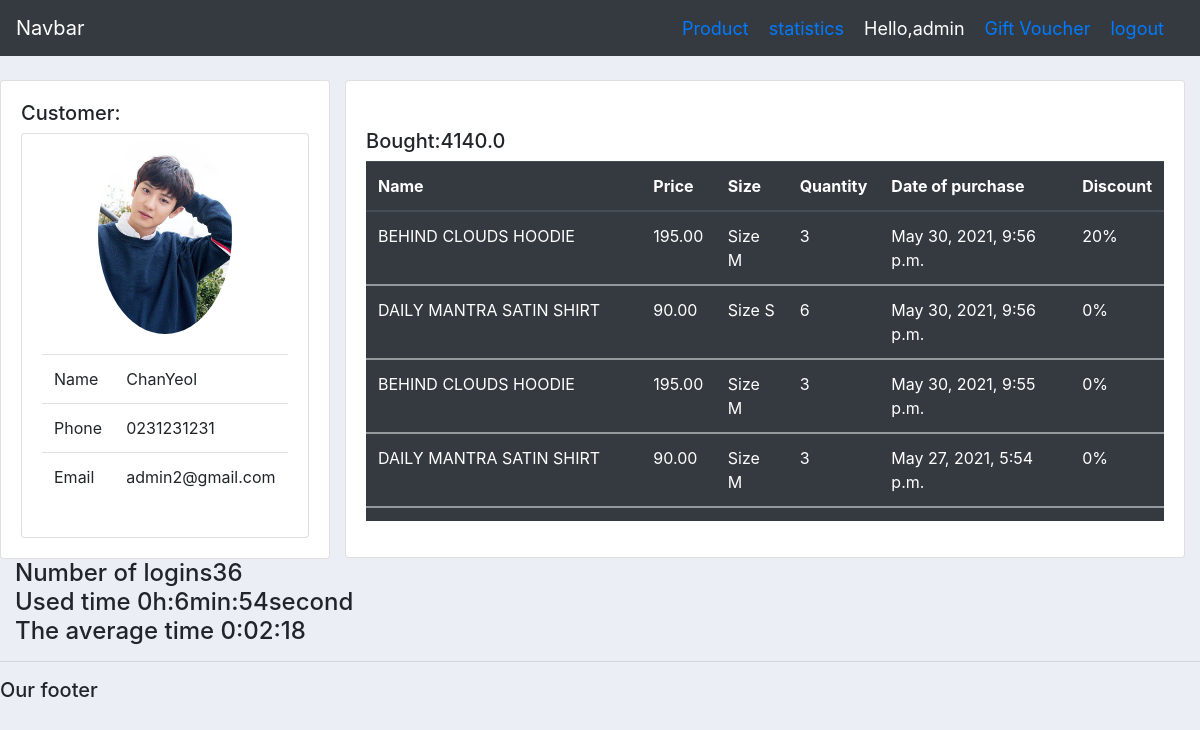
The page /customer/33/ (signed in) on the database its author committed.
### ecom/models.py (models this page shows, shortened)
class Customer(models.Model):
    user = models.OneToOneField(User, null =True,blank=True, on_delete=models.CASCADE)
    name = models.CharField(max_length=200,null=True)
    phone = models.CharField(max_length=200,null=True)
    email = models.CharField(max_length=200,null=True)
    profile_pic = models.ImageField(default="null" ,null=True, blank=True)
    date_created = models.DateTimeField(auto_now_add=True,null=True)

class DataOrder(models.Model):
    customer = models.ForeignKey(Customer, on_delete=models.SET_NULL, null=True, blank=True)
    data_ordered = models.DateTimeField(auto_now_add=True)
    def get_total_item(self):
        order = self.data_set.all()
        total = sum ([item.get_total for item in order])
        return total

class Data(models.Model):
    product = models.ForeignKey(Product, on_delete=models.SET_NULL, null=True)
    dataOrder = models.ForeignKey(DataOrder, on_delete=models.SET_NULL, null=True)
    date_complete = models.DateTimeField(auto_now_add=True)
    complete = models.BooleanField(default=False)
    quantity = models.IntegerField(default=0, null=True, blank=True)
    size = models.CharField(max_length=100, null=True)
    color = models.CharField(max_length=100, null=True)
    discount = models.DecimalField(default=0.0,decimal_places=2,max_digits=3)
    @property
    def get_total(self):
        total = self.quantity* self.product.price
        return float(total)

class Product(models.Model):
    TYPE = (
        ('Men', 'Men'),
        ('Women', 'Women'),
        ('Bag', 'Bag'),
        ('Shoes', 'Shoes'),
        ('Watches', 'Watches'),
    )
    TAGS = (
        ('HOODIE','HOODIE'),
        ('SHIRT','SHIRT'),
        ('Fashion', 'Fashion'),
        ('Lifestyle', 'Lifestyle'),
        ('Denim', 'Denim'),
        ('Streetstyle', 'Streetstyle'),
        ('Crafts', 'Crafts'),
    )
    SIZE = (
        ('S', 'S'),
        ('M', 'M'),
        ('L', 'L'),
        ('XL', 'XL'),
        ('XXL', 'XXL'),
    )
    name     = models.CharField(max_length=200,null=True)
    priceFilter    = models.IntegerField(   null=True)
    price    = models.DecimalField(max_digits=8,null=True,decimal_places=2)
    favorite = models.CharField(max_length=200, default=0,null=True,blank=True)
    type     = models.CharField(max_length=200,null=True,choices=TYPE)
    description =models.CharField(max_length=200,null=True,blank=True)
    date_created =models.DateTimeField(auto_now_add=True,null=True)
    tag      = models.CharField(max_length=200,null=True,choices=TAGS)
    images1  = models.ImageField(default="null",null=True, blank=True)
    images2  = models.ImageField(default="null",null=True, blank=True)
    images3  = models.ImageField(default="null",null=True, blank=True)
    widthS   = models.FloatField(null=True)
    heightS   = models.FloatField(null=True)
    sleeveS   = models.FloatField(null=True)
    shoulderS = models.FloatField(null=True)
    widthM    = models.FloatField(null=True)
    heightM   = models.FloatField(null=True)
    sleeveM   = models.FloatField(null=True)
    shoulderM = models.FloatField(null=True)
    widthL    = models.FloatField(null=True)
    heightL   = models.FloatField(null=True)
    sleeveL   = models.FloatField(null=True)
    shoulderL = models.FloatField(null=True)
    widthXL    = models.FloatField(null=True)
    heightXL   = models.FloatField(null=True)
    sleeveXL   = models.FloatField(null=True)
    shoulderXL = models.FloatField(null=True)
    widthXXL    = models.FloatField(null=True)
    heightXXL   = models.FloatField(null=True)
    sleeveXXL   = models.FloatField(null=True)
    shoulderXXL = models.FloatField(null=True)
    amout = models.IntegerField(default= 100,null=True, blank=True)
    cost = models.DecimalField(default=30.0,max_digits=8,null=True,decimal_places=2)

### dashboard/decorators.py (the view)
    def wrapper_function(request, *args, **kwargs):
        group = None
        if request.user.groups.exists():
            group = request.user.groups.all()[0].name
            print('group', group)
        if group == 'customer':
            return redirect('user-page')
        elif group == 'admin':
            return view_func(request, *args, **kwargs)

### dashboard/views.py (called while the page is built)
def convert(seconds):
    seconds = seconds % (24 * 3600)
    hour = seconds // 3600
    seconds %= 3600
    minutes = seconds // 60
    seconds %= 60
    return "%d:%02d:%02d" % (hour, minutes, seconds)

### ecom/templates/admin/customer.html (shortened to what this page needs)
{%  extends 'admin/mainadmin.html' %}
{% block content %}
{% load static %}
	<br>
<div class="row">
	<div class="col-md4">
		<div class="card card-body">
			<h5>Customer:</h5>
			<div class="card" style="width: 18rem;">
                <img class="profile-pic"  src="{{customer.profile_pic.url}}" alt="Card image cap">
                <div class="card-body">
                    <table class="card-table table">
                        <tbody>
                          <tr>
                            <td>Name</td>
                            <td>{{customer.name}}</td>
                          </tr>
                          <tr>
                            <td>Phone</td>
                            <td>{{customer.phone}}</td>
                          </tr>
                          <tr>
                            <td>Email</td>
                            <td>{{customer.email}}</td>
                          </tr>
                        </tbody>
                      </table>
                </div>
            </div>
		</div>
	</div>
	<div class="col-md">
		<div class="card card-body">
            <h1 style="text-align: center;padding: 10px"><h5>Bought:{{total}}</h5></h1>
            <table class="table table-dark my-tbody">
                <thead>
                  <tr>
                    <th scope="col">Name</th>
                    <th scope="col">Price</th>
                    <th scope="col">Size</th>
                    <th scope="col">Quantity</th>
                    <th scope="col">Date of purchase</th>
                    <th scope="col">Discount</th>
                  </tr>
                </thead>
                {% for i in item %}
                    <tbody>
                    <tr>
                        <td>{{i.product.name}}</td>
                        <td>{{i.product.price}}</td>
                        <td>{{i.size}}</td>
                        <td>{{i.quantity}}</td>
                        <td>{{i.date_complete}}</td>
                        <td>{%widthratio i.discount 1 100 %}%</td>
                    </tr>
                    </tbody>
                {% endfor %}
              </table>
		</div>
	</div>
</div>
<div>
  <h4>Number of logins{{times}}
      Used time {{total_time}}
      The average time  {{averageTime}}
  </h4>
</div>
{% endblock %}

### ecom/templates/admin/navbar.html (shortened to what this page needs)
{% load static %}
<nav class="navbar navbar-expand-lg navbar-dark bg-dark">
  <a class="navbar-brand" href="#">Navbar</a>
  <span class="hello-msg"><a href="{% url 'dashboard:productAdmin' %}">Product</a></span>
  <span class="hello-msg"><a href="{% url 'dashboard:statistics' %}">statistics</a></span>
  <span class="hello-msg">Hello,{{request.user}}</span>
  <span class="hello-msg" ><a href="{% url 'dashboard:giftVoucher' %}">Gift Voucher</a></span>
  <span class="hello-msg"><a href="{%url 'logout' %}">logout</a></span>
</nav>

### ecom/templates/admin/mainadmin.html (style rules this page uses)
body { background-color: #ebeff5; }

### ecom/templates/admin/navbar.html (style rules this page uses)
.hello-msg { font-size: 18px; color: #fff; margin-right: 20px; }

### ecom/templates/admin/customer.html (style rules this page uses)
.profile-pic { max-width: 200px; max-height:200px; margin: 0 auto; border-radius: 50%; }
.my-tbody { height:360px; display:block; overflow-y:scroll; width:100%; }

### rows shown on the page
Customer: profile_pic (picture), name "ChanYeol", phone "0231231231", email "admin2@gmail.com"
DataOrder: id.price "4140.0"
Data: product.name "BEHIND CLOUDS HOODIE", product.price "195.00", size "Size M", quantity "3", date_complete "May 30, 2021, 9:56 p.m.", discount "20"
Data: product.name "DAILY MANTRA SATIN SHIRT", product.price "90.00", size "Size S", quantity "6", date_complete "May 30, 2021, 9:56 p.m.", discount "0"
Data: product.name "BEHIND CLOUDS HOODIE", product.price "195.00", size "Size M", quantity "3", date_complete "May 30, 2021, 9:55 p.m.", discount "0"
Data: product.name "DAILY MANTRA SATIN SHIRT", product.price "90.00", size "Size M", quantity "3", date_complete "May 27, 2021, 5:54 p.m.", discount "0"

### other values the page prints
{{ request.user }} "admin"
{{ times }} "36"
{{ total_time }} "0h:6min:54second"
{{ averageTime }} "0:02:18"
